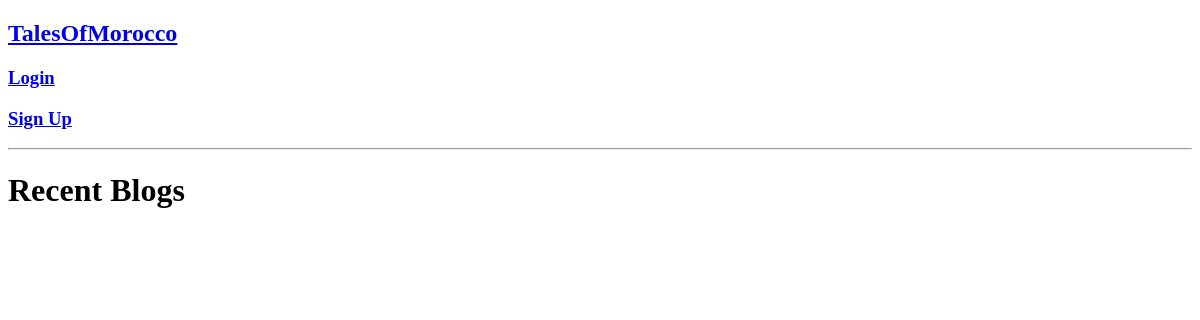
Before: / with the older database file.
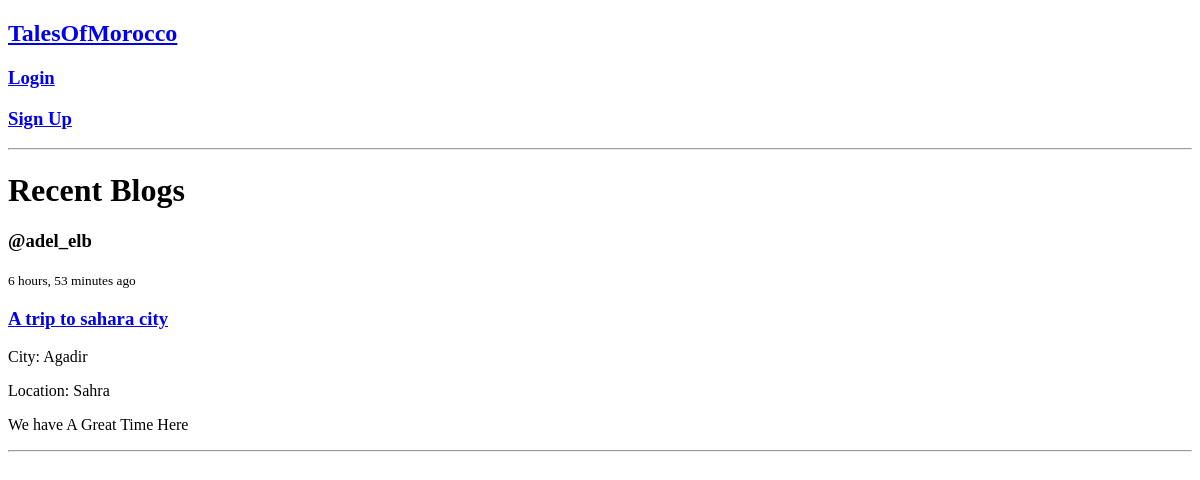
After: the same page with the newer database file.
### base/models.py (models this page shows, shortened)
class BlogPost(models.Model):
    author = models.ForeignKey(User, on_delete=models.CASCADE, null=True)
    title = models.CharField(max_length=200)
    city = models.ForeignKey(City, on_delete=models.SET_NULL, null=True)
    specific_location = models.CharField(max_length=200, null=True, blank=True)
    description = models.TextField(null=False, blank=False)
    food = models.CharField(max_length=200, blank=True)
    food_rating = models.IntegerField(null=True, blank=True,
                                      validators=[MinValueValidator(1),
                                                  MaxValueValidator(5)])
    accommodation = models.CharField(max_length=200, blank=True)
    accommodation_rating = models.IntegerField(null=True, blank=True,
                                               validators=[MinValueValidator(1),
                                                           MaxValueValidator(5)])
    picture = models.ImageField(null=True, blank=True)
    updated = models.DateTimeField(auto_now=True)
    created = models.DateTimeField(auto_now_add=True)

class User(AbstractUser):
    name = models.CharField(max_length=200, null=True, blank=False)
    email = models.EmailField(unique=True, null=False, blank=False)
    bio = models.TextField(null=True)
    avatar = models.ImageField(null=True, default="default.jpg")
    USERNAME_FIELD = 'email'
    REQUIRED_FIELDS = []

class City(models.Model):
    name = models.CharField(max_length=200)
    def __str__(self) -> str:
        return self.name

### base/views.py (the view)
# urls.py: 2. Add a URL to urlpatterns:  path('', views.home, name='home')
def home(request):
    posts = BlogPost.objects.all()
    context = {
        'title': 'Home',
        'posts': posts
    }
    return render(request, 'home.html', context)

### base/templates/home.html
{% extends 'layout.html' %}
{% block content %}
<h1>Recent Blogs</h1>
{% for post in posts %}
    <div class="blog-post">
        <h3>@{{ post.author.username }}</h3>
        <small>{{ post.created | timesince }} ago</small>
        <h3><a href="{% url 'blog' post.id %}">{{ post.title }}</a></h3>
        <p>City: {{ post.city }}</p>
        <p>Location: {{ post.specific_location }}</p>
        <p>{{ post.description }}</p>
        <hr>
    </div>
{% endfor %}
{% endblock %}

### base/templates/layout.html (shortened to what this page needs)
<!DOCTYPE html>
{% load static %}
<html lang="en">
<head>
    <link rel="stylesheet" href="{% static 'styles/main.css' %}">
    <link rel="stylesheet" href="https://cdnjs.cloudflare.com/ajax/libs/font-awesome/4.7.0/css/font-awesome.min.css">
</head>
<body>
    <nav>
        <h1><a href="{% url 'home' %}">TalesOfMorocco</a></h1>
        {% if request.user.is_authenticated %}
            <h3><a href="{% url 'create-blog'%}">Post Blog</a></h3>
            <h3><a href="{% url 'logout' %}">Logout</a></h3>
        {% else %}
            <h3><a href="{% url 'login' %}">Login</a></h3>
            <h3><a href="{% url 'register' %}">Sign Up</a></h3>
        {% endif %}
    </nav>
    <hr>
    {% block content %}
    {% endblock content %}
</body>
</html>

Changed rows visible on the page:
added BlogPost: author.username "adel_elb", created "6 hours, 53 minutes", title "A trip to sahara city", city "Agadir", specific_location "Sahra", description "We have A Great Time Here"
